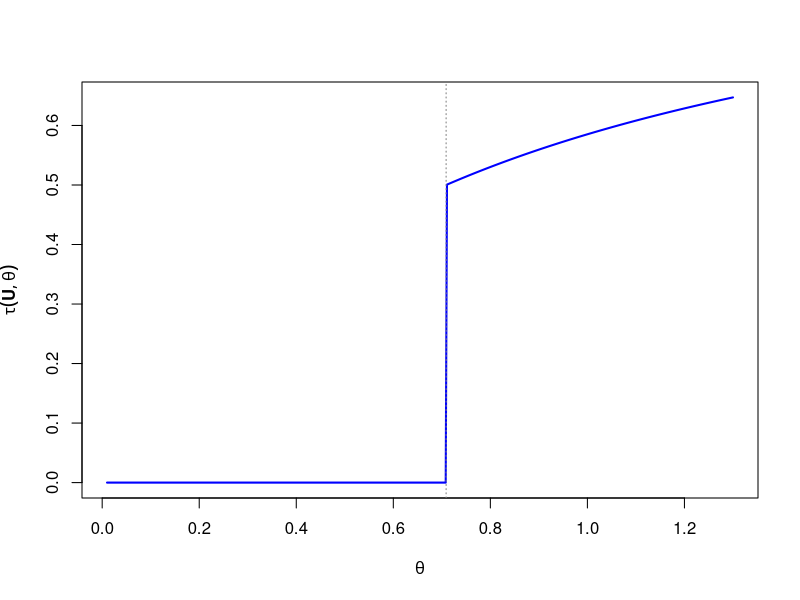

Here is the R script that generated this plot:
# Lindqvist Section 5

n <- 2
U <- rexp(n = n, rate = 1)

c <- 1

theta <- 2


compute_tau <- function(theta, U, c) {

  numerator <- sum(U / theta < c)
  denominator <- sum(pmin(U / theta, c))

  return(numerator / denominator)
}

plot_figure_1 <- function(U, c, theta_range = c(0.01, 10), n_points = 500) {
  thetas <- seq(theta_range[1], theta_range[2], length.out = n_points)
  tau_values <- sapply(thetas, compute_tau, U = U, c = c)

  plot(thetas, tau_values, type = "l", col = "blue", lwd = 2,
       xlab = expression(theta), 
       ylab = expression(tau(bold(U), theta))
      )
  abline(v = U / c, col = "gray50", lty = 3)
}

plot_figure_1(U = U, c = c, theta_range = c(0.01, 1.3))

solve_theta_for_u <- function(U, t, c) {
  # use (A1) in the Appendix A from Lindqvist

  sorted_U <- sort(U)
  n <- length(U)

  green_bound <- 1 / (n * c)
  yellow_bounds <- numeric(n - 1) 
  orange_bounds <- numeric(n) 

  for (i in 1:n) {
    numerator <- i * sorted_U[i]
    denominator <- sum(sorted_U[1:i]) + (n - i) * sorted_U[i]
    denominator <- denominator * c

    orange_bounds[i] <- numerator / denominator
  }

  for (i in 1:(n - 1)) {
    numerator <- i * sorted_U[i + 1]
    denominator <- sum(sorted_U[1 : (i+1)]) + (n - i - 1) * sorted_U[i+1]
    denominator <- denominator * c

    yellow_bounds[i] <- numerator / denominator
  }

  pink_bounds <- c(NA, yellow_bounds)

  # case A
  if (t >= 0 & t <= green_bound) {
    cat("Case A\n")
    return(sorted_U[1] / c)
  }

  # Case B
  for (i in 2:n) {
    if (t > pink_bounds[i] & t <= orange_bounds[i]) {
      cat("Case B\n")
      return(sorted_U[i] / c)
    }
  }

  # Case C
  for (i in 1:(n-1)) {
    if (t > orange_bounds[i] & t <= yellow_bounds[i]) {
      cat("Case C\n")
      return(t * sum(sorted_U[1:i]) / (i - (n - i) * c * t))
    }
  }  

  # Case D
  if (t > orange_bounds[n]) {
    cat("Case D\n")
    return(t * sum(sorted_U) / n)
  }

  stop("No result for solve_theta_for_u()")

}


# ----- Inference based on asymptotic distribution ------------





MLE_asymptotic_inference <- function(theta, U, c) {

  X <- U / theta
  Y <- pmin(X, c)

  R <- sum(Y == X)
  S <- sum(Y)

  MLE <- R / S
  return(MLE) # should be theta, works only if n big
}

# -------- Use Corollary 4 from Lindqvist --------------

CI_with_Corollary_4 <- function(theta, U, c, k) {

  n <- length(U)
  T <- compute_tau(theta, U, c)

  if (T == 0) {
    stop("We condition on t > 0 to use Corollary 4.")
  }

  # draw m  samples U
  m <- 100      # large number

  bar_theta <- numeric(m)

  for (i in 1:m) {
    U <- rexp(n = n, rate = 1)
    # solve for theta 
    bar_theta[i] <- solve_theta_for_u(U, t = T, c)
  }

  sorted_theta <- sort(bar_theta)

  cat("Lower bound for theta with alpha = ", round(1 - k/(m+1), 3), "   :   ", sorted_theta[k], "\n")
  cat("Upper bound for theta with alpha = ", round(1 - k/(m+1), 3), "   :   ", sorted_theta[m-k+1], "\n")
  cat("CI for theta with alpha = ", round(1 - 2 * k/(m+1), 3), "   :   ",
      "[", sorted_theta[k], ",", sorted_theta[m - k + 1], "]", "\n")
}

theta <- 2
n <- 10
U <- rexp(n = n, rate = 1)
c <- 1

CI_with_Corollary_4(theta, U, c, k = 5)
